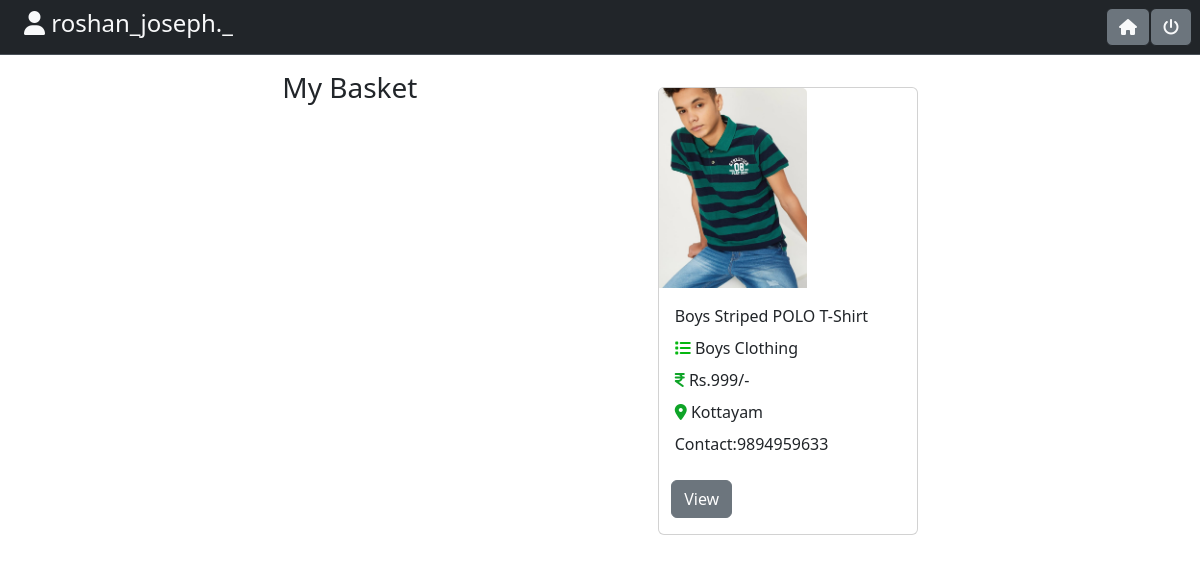
/cart/view (signed in), run on an earlier commit of the app's database.
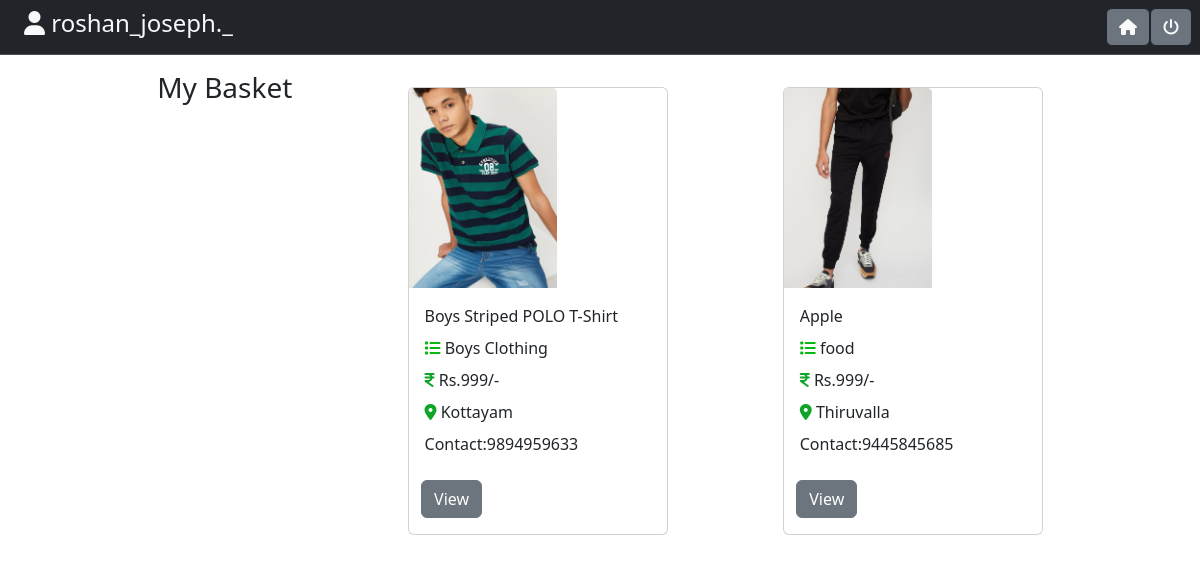
And on a later commit of the database.
### scrapbox/models.py (models this page shows, shortened)
class Scrapbox(models.Model):
    name=models.CharField(max_length=200)
    category=models.CharField(max_length=200)
    price=models.IntegerField()
    location=models.CharField(max_length=200)
    picture=models.ImageField(upload_to="images",null=True,blank=True)
    phone_no=models.CharField(max_length=200,null=True)
    description=models.CharField(max_length=500,null=True,blank=True)
    user=models.ForeignKey(User,on_delete=models.CASCADE,null=True)

### scrapbox/views.py (the view)
# urls.py: path('cart/view',views.CartListView.as_view(),name="cart-view"),
class CartListView(View):
    def get(self, request, *args, **kwargs):
        user_wishlist = WishList.objects.filter(user=request.user).first()
        return render(request, "cartlist.html", {"user_wishlist": user_wishlist})

### scrapbox/templates/cartlist.html (shortened to what this page needs)
<!DOCTYPE html>
{% load static %}
<html lang="en">
<head>
    <link rel="stylesheet" href="../static/css/cartliststyle.css">
    <link rel="stylesheet" href="https://cdnjs.cloudflare.com/ajax/libs/font-awesome/6.5.1/css/all.min.css">
    <link href="https://cdn.jsdelivr.net/npm/bootstrap@5.3.2/dist/css/bootstrap.min.css" rel="stylesheet">
</head>
<body>
    <nav class="navbar bg-dark p-2 text-dark  border-bottom border-body text-dark text-start  " data-bs-theme="dark">
        <div class="col-l-8  text-light  justify-content-center">
            <h4 class="ms-3">  <i class="fa-solid fa-user" data-bs-toggle="tooltip" data-bs-placement="bottom" title="{{request.user}}"></i> {{request.user}}</h4>
        </div>
          <div class="d-flex justify-content-end">
            <a href="{% url 'index' %}" class="btn btn-info border-dark bg-secondary text-light" data-bs-toggle="tooltip" data-bs-placement="bottom" title="Go to Home">
                <i class="fas fa-house"></i>
              </a>
              <a href="{%url 'signout'%}" class="btn btn-info border-dark bg-secondary text-light" data-bs-toggle="tooltip" data-bs-placement="bottom" title="Log out">
                <i class="fas fa-power-off"></i>
              </a>
        </div>
</nav>
    <div class="container mt-3 d-flex justify-content-evenly">
        <h3>My Basket</h3>
            {%if user_wishlist %}
                {% for product in user_wishlist.scrap.all %}
                    <div class="card mb-3 mt-3" id={{product.id}} style="
                        width: 260px;
                        display: grid;">
                        <img class="card-img-top d-flex justify-content-center" src="{{product.picture.url}}" alt="img" style="width: auto; height: 200px;">
                        <div class="card-body">
                            <p class="card-title">{{product.name}}</p>
                            <p class="card-title"><i class="fa-solid fa-list" style="color: #06b711;"></i>  {{product.category}}</p>
                            <p class="card-title"><i class="fa-solid fa-indian-rupee-sign" style="color: #0ea427;"></i>  Rs.{{product.price}}/-</p>
                            <p class="card-title"><i class="fa-solid fa-location-dot" style="color: #0ea427;"></i>    {{product.location}}</p>
                            <p class="card-title">Contact:{{product.phone_no}}</p>
                        </div>
                        <div class="button-container mb-3">
                         &nbsp; &nbsp;<a href="{%url 'itemview' product.id %}"><button class="btn btn-secondary">View</button></a>
                        </div>
                    </div>
                {%endfor%}
            {%endif%}
    </div>
</body>
</html>

### scrapbox/static/css/cartliststyle.css (style rules this page uses)
body { background-image: url(../images/shopping-cart-filled-with-coins-copy-space-background.jpg); background-repeat: no-repeat; background-attachment: fixed; background-size: 100% 100%; }

What changed in the data, as far as the page shows it:
added Scrapbox: picture (picture), name "Apple", category "food", price "999", location "Thiruvalla", phone_no "9445845685"
